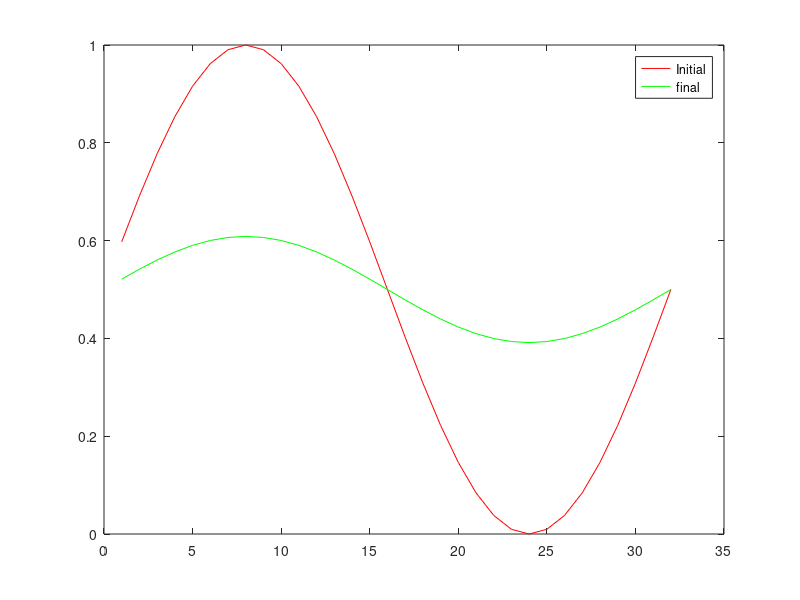

Write MATLAB code to recreate this figure.
clear all;
clc;
clf;
N = 32;
dx = 1.0;
m = 1;
for i=1:N
c(i) = 0.5*(1+sin(2*pi*m*i*dx/N));
endfor
plot(c, 'r;Initial;');
hold on
halfN = N/2;
delk = 2*pi/N;
dt = 0.5;
for m=1:80
chat = fft(c);
for i=1:N
if((i-1) <= halfN) k = (i-1)*delk;
endif
if((i-1) > halfN) k = (i-1-N)*delk;
endif
k2 = k*k;
chat(i) = chat(i)/(1+k2*dt);
endfor
c = real(ifft(chat));
endfor
plot(c, ' g;final;')

